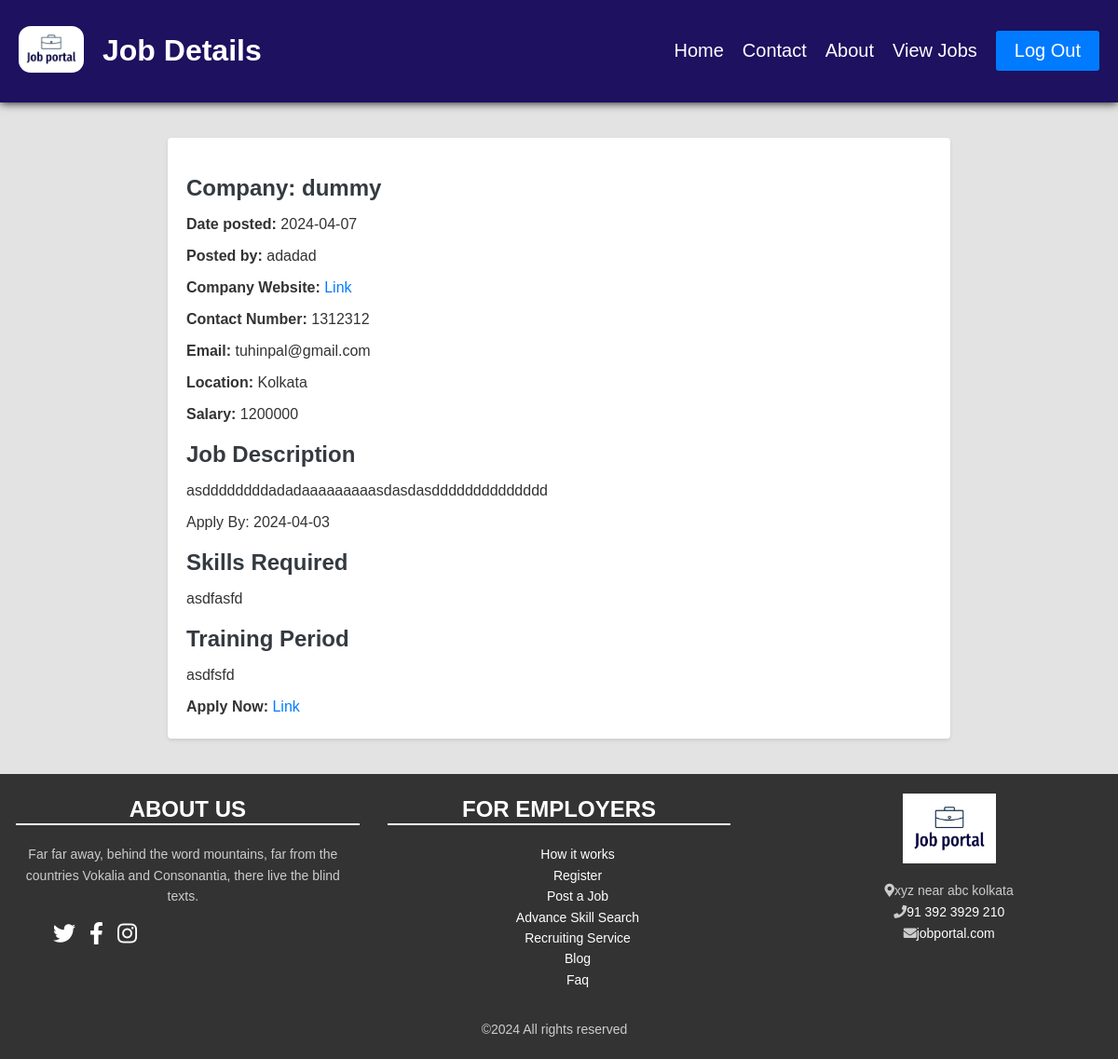
The app's page /job_details.php?id=6 with its own data.
### tables this page shows
CREATE TABLE `job_postings` (
  `id` int(11) NOT NULL,
  `date_posted` date NOT NULL,
  `company` varchar(255) NOT NULL,
  `posted_by` varchar(255) NOT NULL,
  `company_website` varchar(255) NOT NULL,
  `contact_number` varchar(20) NOT NULL,
  `email` varchar(255) NOT NULL,
  `location` varchar(255) NOT NULL,
  `salary` varchar(50) NOT NULL,
  `job_description` text NOT NULL,
  `apply_by` date NOT NULL,
  `skills_required` varchar(255) NOT NULL,
  `training_period` varchar(50) NOT NULL,
  `google_link` varchar(255) NOT NULL
);

### job_details.php (the view, shortened to what this page needs)
<!DOCTYPE html>
<html lang="en">
<head>
</head>
<body>
<?php
include 'navbar.php';
?>
<br>
<section class="job-details">
    <?php
    include('db.php');
    if (isset($_GET['id'])) {
        $job_id = $_GET['id'];
        $details_sql = "SELECT * FROM job_postings WHERE id = $job_id";
        $details_result = $conn->query($details_sql);
        if ($details_result->num_rows > 0) {
            $details_row = $details_result->fetch_assoc();
            echo "<h2>Company: " . $details_row['company'] . "</h2>";
            echo "<p><strong>Date posted:</strong> " . $details_row['date_posted'] . "</p>";
            echo "<p><strong>Posted by:</strong> " . $details_row['posted_by'] . "</p>";
            echo "<p><strong>Company Website:</strong> <a href='" . $details_row['company_website'] . "' target='_blank'>Link</a></p>";
            echo "<p><strong>Contact Number:</strong> " . $details_row['contact_number'] . "</p>";
            echo "<p><strong>Email:</strong> " . $details_row['email'] . "</p>";
            echo "<p><strong>Location:</strong> " . $details_row['location'] . "</p>";
            echo "<p><strong>Salary:</strong> " . $details_row['salary'] . "</p>";
            echo "<h2>Job Description</h2>";
            echo "<p>" . $details_row['job_description'] . "</p>";
            echo "<p>Apply By: " . $details_row['apply_by'] . "</p>";
            echo "<h2>Skills Required</h2>";
            echo "<p>" . $details_row['skills_required'] . "</p>";
            echo "<h2>Training Period</h2>";
            echo "<p>" . $details_row['training_period'] . "</p>";
            echo "<p><strong>Apply Now:</strong> <a href='" . $details_row['google_link'] . "' target='_blank'>Link</a></p>";
        } else {
            echo "Job details not found";
        }
    } else {
        echo "Invalid request";
    }
    ?>
</section>
<br>
<?php include 'footer.php'; ?>
</body>
</html>

### job_details.php (style rules this page uses)
body { font-family: Arial, sans-serif; margin: 0; padding: 0; color: #333; background-color: #e3e3e3; }
.job-details { background-color: white; border-radius: 4px; box-shadow: 0 2px 4px rgba(0, 0, 0, 0.1); padding: 20px; margin: 0 auto; max-width: 800px; }
.job-details h2 { color: #343a40; margin-bottom: 10px; }
.job-details p { margin-bottom: 5px; }
.job-details a { color: #007bff; text-decoration: none; }

### records on screen
job_postings: company "dummy", date_posted "2024-04-07", posted_by "adadad", contact_number "1312312", email "tuhinpal@gmail.com", location "Kolkata", salary "1200000", job_description "asddddddddadadaaaaaaaaasdasdasdddddddddddddd", apply_by "2024-04-03", skills_required "asdfasfd", training_period "asdfsfd"

### other values on screen
$title "Job Details"
